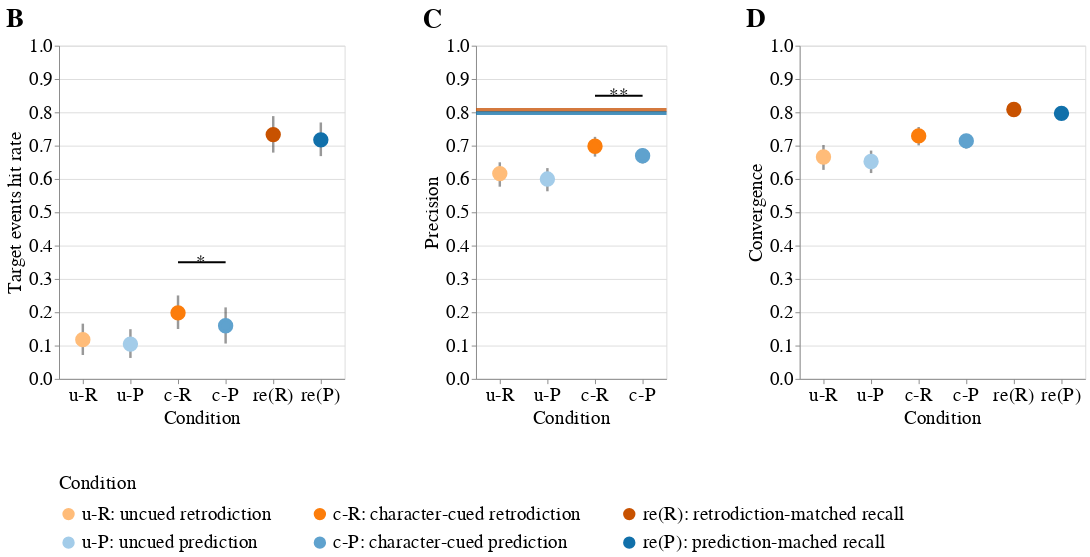

Notebook cell for this chart:
### Code cell
data = cond_mean_ci.query(f"condition=={cond_3}")

base = alt.Chart(data).encode(
    alt.X(field='cond_short', type='nominal', sort=cond_pr_recall_short, 
          axis=alt.Axis(title='Condition', labelAngle=0)),
)

width_pre = 200
width_tar = width_pre*3/2

# # hit rate (binary)
# hit_point = prec_point.encode(
#     alt.Y('hit:Q', axis=alt.Axis(title='Hit rate'), scale=alt.Scale(domain=(0, 1))), 
#     tooltip='hit',
# )

# hit_error = prec_error_bar.encode(
#     y='ci0(hit_ci_lower)',
#     y2='ci1(hit_ci_upper)',  
# )

# hit_plot = (hit_error + hit_point).properties(width=250, height=350, title='A')

# # scenes hit
# scenes_point = prec_point.encode(
#     alt.Y('e_target:Q', axis=alt.Axis(title='Number of target events hit'), 
# #           scale=alt.Scale(domain=(0, 1))
#          ), 
#     tooltip='e_target',
# )

# scenes_error = prec_error_bar.encode(
#     y='ci0(e_target_ci_lower)',
#     y2='ci1(e_target_ci_upper)',  
# )
# scenes_plot = (scenes_error + scenes_point).properties(width=250, height=350, title='A')



# precision
prec_point = base.mark_circle(opacity=1, size=160, filled=True, strokeWidth=3.5).encode(
    alt.Y('res_1_simi_other_z_r:Q', axis=alt.Axis(title='Precision'), scale=alt.Scale(domain=(0, 1))), 
#     strokeWidth = alt.StrokeWidth('strokeWidth', legend=None),
    stroke = alt.Color('cond_long', scale=alt.Scale(domain=list(cond_long_3_map.values()), 
                                                    range=list(color_stroke_color_3_map.values()))),
    tooltip='res_1_simi_other_z_r',
    fill=alt.Color('cond_long', scale=alt.Scale(domain=list(cond_long_3_map.values()), 
                                                range=list(cond_color_3_map.values())),
                   legend=alt.Legend(direction='vertical', title="Condition"))
)

prec_error_bar = base.mark_rule(size=2.6, color='black', opacity=0.4).encode(
    y='ci0(res_1_simi_other_z_ci_lower_r)',
    y2='ci1(res_1_simi_other_z_ci_upper_r)',  
)

rule_r = alt.Chart(data).mark_rule(color=cond_color_map['r_recall'], size=4, opacity=0.3).encode(
    y='r_recall_res_1_simi_other_z_r'
)

rule_p = alt.Chart(data).mark_rule(color=cond_color_map['p_recall'], size=4, opacity=0.3).encode(
    y='p_recall_res_1_simi_other_z_r'
)

prec_plot = (prec_error_bar + prec_point + rule_r + rule_p).properties(width=width_pre, height=350, title='C').\
    transform_filter(alt.FieldOneOfPredicate(field='condition', oneOf=cond_pr)
)

# target hit rate
target_hit_rate = prec_point.encode(
    alt.Y('target_hit_rate:Q', axis=alt.Axis(title='Target events hit rate'), 
          scale=alt.Scale(domain=(0, 1))
         ), 
    tooltip='target_hit_rate',
)

target_hit_rate_error = prec_error_bar.encode(
    y='ci0(target_hit_rate_ci_lower)',
    y2='ci1(target_hit_rate_ci_upper)',  
)
target_plot = (target_hit_rate_error + target_hit_rate).properties(width=width_tar, height=350, title='B') # .\
    # transform_filter(alt.FieldOneOfPredicate(field='condition', oneOf=cond_pr)
#)

# convergence
conv_point = prec_point.encode(
    alt.Y('res_1_MD_z_r:Q', axis=alt.Axis(title='Convergence'), 
          scale=alt.Scale(domain=(0, 1))), 
    tooltip='res_1_MD_z_r',
)

conv_error = prec_error_bar.encode(
    y='ci0(res_1_MD_z_ci_lower_r)',
    y2='ci1(res_1_MD_z_ci_upper_r)',  
)

conv_plot = (conv_error + conv_point).properties(width=width_tar, height=350, title='D')

# sig
h1 = 0.35  # 0.28
h2 = 0.85  # 0.76
target_sig = pd.DataFrame({'cond_short': ['c-R'], 'x2': ['c-P'], 'y':[h1], 'text':['*']})
target_line = pd.DataFrame({'cond_short': ['c-R','c-P'], 'y':[h1]*2})
prec_sig = pd.DataFrame({'cond_short': ['c-R'], 'x2': ['c-P'], 'y':[h2], 'text':['**']})
prec_line = pd.DataFrame({'cond_short': ['c-R','c-P'], 'y':[h2]*2})

target_sig_line = alt.Chart(target_line).mark_line(strokeWidth=2, color='black').encode(
    alt.X(field='cond_short', type='nominal', sort=cond_pr_recall_short),
    y='y')

target_sig_text = alt.Chart(target_sig).mark_text(dx=24, fontSize=20).encode(   # dx=21
    alt.X(field='cond_short', type='nominal', sort=cond_pr_recall_short),
    y='y', text='text')

prec_sig_line = alt.Chart(prec_line).mark_line(strokeWidth=2, color='black').encode(
    alt.X(field='cond_short', type='nominal', sort=cond_pr_recall_short),
    y='y')

prec_sig_text = alt.Chart(prec_sig).mark_text(dx=25, fontSize=20).encode(       #dx=21
    alt.X(field='cond_short', type='nominal', sort=cond_pr_recall_short),
    y='y', text='text')



# # for denoting sig ***
# overlay = pd.DataFrame({'cond_short': ['R','P'], 'sig':[0.2,0.4], 'text':['    p','dfsdfsdfsdfsdfr']})
# line_test = alt.Chart(overlay).mark_line(color='red', strokeWidth=3).encode(x='cond_short:O', y='sig')
# text_test = alt.Chart(overlay).mark_text(color='blue', dx=4).encode(x='cond_short:O', y='sig', text='text')

p = (target_plot+target_sig_line+target_sig_text | prec_plot+prec_sig_line+prec_sig_text | conv_plot

).configure_legend(
    columns=3,
    columnPadding=40,
    symbolSize=100, 
    orient='none',
    legendX=0,
    legendY=450,
    symbolStrokeWidth=3,
    rowPadding=8,
    labelFontSize=20, 
    titleFontWeight='normal',
    titleFontSize=20,
    titlePadding=12,
    labelLimit=1000
).configure_axis(
    titleFontSize=20,
    labelFontSize=20,
    titleFontWeight='normal',
    labelFontWeight='normal',
).configure_concat(
    spacing=80
).configure_title(
    fontSize=28,
    anchor='start',
#     offset=20
)

p

### Figure 1 — Vega-Lite specification as saved in the notebook (floating-point values rounded to 4 significant figures)
{"config": {"view": {"continuousWidth": 400, "continuousHeight": 300}, "axis": {"labelFontSize": 20, "labelFontWeight": "normal", "titleFontSize": 20, "titleFontWeight": "normal"}, "concat": {"spacing": 80}, "legend": {"columnPadding": 40, "columns": 3, "labelFontSize": 20, "labelLimit": 1000, "legendX": 0, "legendY": 450, "orient": "none", "rowPadding": 8, "symbolSize": 100, "symbolStrokeWidth": 3, "titleFontSize": 20, "titleFontWeight": "normal", "titlePadding": 12}, "title": {"anchor": "start", "fontSize": 28}}, "hconcat": [{"layer": [{"mark": {"type": "rule", "color": "black", "opacity": 0.4, "size": 2.6}, "encoding": {"x": {"axis": {"labelAngle": 0, "title": "Condition"}, "field": "cond_short", "sort": ["u-R", "u-P", "c-R", "c-P", "c-RP", "c-PR", "re(R)", "re(P)"], "type": "nominal"}, "y": {"aggregate": "ci0", "field": "target_hit_rate_ci_lower", "type": "quantitative"}, "y2": {"aggregate": "ci1", "field": "target_hit_rate_ci_upper"}}}, {"mark": {"type": "circle", "filled": true, "opacity": 1, "size": 160, "strokeWidth": 3.5}, "encoding": {"fill": {"field": "cond_long", "legend": {"direction": "vertical", "title": "Condition"}, "scale": {"domain": ["u-R: uncued retrodiction", "u-P: uncued prediction", "c-R: character-cued retrodiction", "c-P: character-cued prediction", "re(R): retrodiction-matched recall", "re(P): prediction-mached recall"], "range": ["#ffbc79", "#a3cce9", "#fc7d0b", "#5fa2ce", "#c85200", "#1170aa"]}, "type": "nominal"}, "stroke": {"field": "cond_long", "scale": {"domain": ["u-R: uncued retrodiction", "u-P: uncued prediction", "c-R: character-cued retrodiction", "c-P: character-cued prediction", "re(R): retrodiction-matched recall", "re(P): prediction-mached recall"], "range": ["#ffbc79", "#a3cce9", "#fc7d0b", "#5fa2ce", "#c85200", "#1170aa"]}, "type": "nominal"}, "tooltip": {"field": "target_hit_rate", "type": "quantitative"}, "x": {"axis": {"labelAngle": 0, "title": "Condition"}, "field": "cond_short", "sort": ["u-R", "u-P", "c-R", "c-P", "c-RP", "c-PR", "re(R)", "re(P)"], "type": "nominal"}, "y": {"axis": {"title": "Target events hit rate"}, "field": "target_hit_rate", "scale": {"domain": [0, 1]}, "type": "quantitative"}}}, {"data": {"name": "data-4ba7087c0cebb7e3fcabc10cd06dc85c"}, "mark": {"type": "line", "color": "black", "strokeWidth": 2}, "encoding": {"x": {"field": "cond_short", "sort": ["u-R", "u-P", "c-R", "c-P", "c-RP", "c-PR", "re(R)", "re(P)"], "type": "nominal"}, "y": {"field": "y", "type": "quantitative"}}}, {"data": {"name": "data-2a773f4c0cda19f3843d172e84689767"}, "mark": {"type": "text", "dx": 24, "fontSize": 20}, "encoding": {"text": {"field": "text", "type": "nominal"}, "x": {"field": "cond_short", "sort": ["u-R", "u-P", "c-R", "c-P", "c-RP", "c-PR", "re(R)", "re(P)"], "type": "nominal"}, "y": {"field": "y", "type": "quantitative"}}}], "height": 350, "title": "B", "width": 300.0}, {"layer": [{"mark": {"type": "rule", "color": "black", "opacity": 0.4, "size": 2.6}, "encoding": {"x": {"axis": {"labelAngle": 0, "title": "Condition"}, "field": "cond_short", "sort": ["u-R", "u-P", "c-R", "c-P", "c-RP", "c-PR", "re(R)", "re(P)"], "type": "nominal"}, "y": {"aggregate": "ci0", "field": "res_1_simi_other_z_ci_lower_r", "type": "quantitative"}, "y2": {"aggregate": "ci1", "field": "res_1_simi_other_z_ci_upper_r"}}}, {"mark": {"type": "circle", "filled": true, "opacity": 1, "size": 160, "strokeWidth": 3.5}, "encoding": {"fill": {"field": "cond_long", "legend": {"direction": "vertical", "title": "Condition"}, "scale": {"domain": ["u-R: uncued retrodiction", "u-P: uncued prediction", "c-R: character-cued retrodiction", "c-P: character-cued prediction", "re(R): retrodiction-matched recall", "re(P): prediction-mached recall"], "range": ["#ffbc79", "#a3cce9", "#fc7d0b", "#5fa2ce", "#c85200", "#1170aa"]}, "type": "nominal"}, "stroke": {"field": "cond_long", "scale": {"domain": ["u-R: uncued retrodiction", "u-P: uncued prediction", "c-R: character-cued retrodiction", "c-P: character-cued prediction", "re(R): retrodiction-matched recall", "re(P): prediction-mached recall"], "range": ["#ffbc79", "#a3cce9", "#fc7d0b", "#5fa2ce", "#c85200", "#1170aa"]}, "type": "nominal"}, "tooltip": {"field": "res_1_simi_other_z_r", "type": "quantitative"}, "x": {"axis": {"labelAngle": 0, "title": "Condition"}, "field": "cond_short", "sort": ["u-R", "u-P", "c-R", "c-P", "c-RP", "c-PR", "re(R)", "re(P)"], "type": "nominal"}, "y": {"axis": {"title": "Precision"}, "field": "res_1_simi_other_z_r", "scale": {"domain": [0, 1]}, "type": "quantitative"}}}, {"mark": {"type": "rule", "color": "#c85200", "opacity": 0.3, "size": 4}, "encoding": {"y": {"field": "r_recall_res_1_simi_other_z_r", "type": "quantitative"}}}, {"mark": {"type": "rule", "color": "#1170aa", "opacity": 0.3, "size": 4}, "encoding": {"y": {"field": "p_recall_res_1_simi_other_z_r", "type": "quantitative"}}}, {"data": {"name": "data-69eb8e00fccab32693ea371a58078f6a"}, "mark": {"type": "line", "color": "black", "strokeWidth": 2}, "encoding": {"x": {"field": "cond_short", "sort": ["u-R", "u-P", "c-R", "c-P", "c-RP", "c-PR", "re(R)", "re(P)"], "type": "nominal"}, "y": {"field": "y", "type": "quantitative"}}}, {"data": {"name": "data-6a3f2d731fe70aaec49f1a22ed91f098"}, "mark": {"type": "text", "dx": 25, "fontSize": 20}, "encoding": {"text": {"field": "text", "type": "nominal"}, "x": {"field": "cond_short", "sort": ["u-R", "u-P", "c-R", "c-P", "c-RP", "c-PR", "re(R)", "re(P)"], "type": "nominal"}, "y": {"field": "y", "type": "quantitative"}}}], "height": 350, "title": "C", "transform": [{"filter": {"field": "condition", "oneOf": ["r0", "p0", "r", "p"]}}], "width": 200}, {"layer": [{"mark": {"type": "rule", "color": "black", "opacity": 0.4, "size": 2.6}, "encoding": {"x": {"axis": {"labelAngle": 0, "title": "Condition"}, "field": "cond_short", "sort": ["u-R", "u-P", "c-R", "c-P", "c-RP", "c-PR", "re(R)", "re(P)"], "type": "nominal"}, "y": {"aggregate": "ci0", "field": "res_1_MD_z_ci_lower_r", "type": "quantitative"}, "y2": {"aggregate": "ci1", "field": "res_1_MD_z_ci_upper_r"}}}, {"mark": {"type": "circle", "filled": true, "opacity": 1, "size": 160, "strokeWidth": 3.5}, "encoding": {"fill": {"field": "cond_long", "legend": {"direction": "vertical", "title": "Condition"}, "scale": {"domain": ["u-R: uncued retrodiction", "u-P: uncued prediction", "c-R: character-cued retrodiction", "c-P: character-cued prediction", "re(R): retrodiction-matched recall", "re(P): prediction-mached recall"], "range": ["#ffbc79", "#a3cce9", "#fc7d0b", "#5fa2ce", "#c85200", "#1170aa"]}, "type": "nominal"}, "stroke": {"field": "cond_long", "scale": {"domain": ["u-R: uncued retrodiction", "u-P: uncued prediction", "c-R: character-cued retrodiction", "c-P: character-cued prediction", "re(R): retrodiction-matched recall", "re(P): prediction-mached recall"], "range": ["#ffbc79", "#a3cce9", "#fc7d0b", "#5fa2ce", "#c85200", "#1170aa"]}, "type": "nominal"}, "tooltip": {"field": "res_1_MD_z_r", "type": "quantitative"}, "x": {"axis": {"labelAngle": 0, "title": "Condition"}, "field": "cond_short", "sort": ["u-R", "u-P", "c-R", "c-P", "c-RP", "c-PR", "re(R)", "re(P)"], "type": "nominal"}, "y": {"axis": {"title": "Convergence"}, "field": "res_1_MD_z_r", "scale": {"domain": [0, 1]}, "type": "quantitative"}}}], "height": 350, "title": "D", "width": 300.0}], "data": {"name": "data-7845fc4521896fc14efb75db42bd507b"}, "$schema": "https://vega.github.io/schema/vega-lite/v4.17.0.json", "datasets": {"data-7845fc4521896fc14efb75db42bd507b": [{"condition": "p", "hit": 0.5585, "hit_ci_lower": 0.382, "hit_ci_upper": 0.7239, "e_target": 0.9089, "e_target_ci_lower": 0.6163, "e_target_ci_upper": 1.205, "target_hit_rate": 0.1594, "target_hit_rate_ci_lower": 0.1061, "target_hit_rate_ci_upper": 0.2146, "res_1_simi_other_z": 0.8104, "res_1_simi_other_z_ci_lower": 0.7692, "res_1_simi_other_z_ci_upper": 0.8517, "res_1_simi_self_z": 0.8397, "res_1_simi_self_z_ci_lower": 0.798, "res_1_simi_self_z_ci_upper": 0.8816, "res_1_MD_z": 0.8959, "res_1_MD_z_ci_lower": 0.85, "res_1_MD_z_ci_upper": 0.9402, "target_hit_rate_r": 0.1581, "target_hit_rate_ci_lower_r": 0.1057, "target_hit_rate_ci_upper_r": 0.2114, "res_1_simi_other_z_r": 0.6698, "res_1_simi_other_z_ci_lower_r": 0.6465, "res_1_simi_other_z_ci_upper_r": 0.692, "res_1_simi_self_z_r": 0.6857, "res_1_simi_self_z_ci_lower_r": 0.6629, "res_1_simi_self_z_ci_upper_r": 0.7072, "res_1_MD_z_r": 0.7143, "res_1_MD_z_ci_lower_r": 0.6911, "res_1_MD_z_ci_upper_r": 0.7353, "r_recall_res_1_simi_other_z_r": 0.807, "p_recall_res_1_simi_other_z_r": 0.7977, "cond_short": "c-P", "cond_long": "c-P: character-cued prediction", "res_1_simi_self_z_r_range": 0.04432}, {"condition": "p0", "hit": 0.42, "hit_ci_lower": 0.2654, "hit_ci_upper": 0.5737, "e_target": 0.6188, "e_target_ci_lower": 0.3612, "e_target_ci_upper": 0.9072, "target_hit_rate": 0.1045, "target_hit_rate_ci_lower": 0.06288, "target_hit_rate_ci_upper": 0.1492, "res_1_simi_other_z": 0.6927, "res_1_simi_other_z_ci_lower": 0.6373, "res_1_simi_other_z_ci_upper": 0.7458, "res_1_simi_self_z": 0.7214, "res_1_simi_self_z_ci_lower": 0.6633, "res_1_simi_self_z_ci_upper": 0.7777, "res_1_MD_z": 0.7799, "res_1_MD_z_ci_lower": 0.7213, "res_1_MD_z_ci_upper": 0.8389, "target_hit_rate_r": 0.1041, "target_hit_rate_ci_lower_r": 0.0628, "target_hit_rate_ci_upper_r": 0.1481, "res_1_simi_other_z_r": 0.5997, "res_1_simi_other_z_ci_lower_r": 0.5631, "res_1_simi_other_z_ci_upper_r": 0.6327, "res_1_simi_self_z_r": 0.6178, "res_1_simi_self_z_ci_lower_r": 0.5805, "res_1_simi_self_z_ci_upper_r": 0.6514, "res_1_MD_z_r": 0.6526, "res_1_MD_z_ci_lower_r": 0.6177, "res_1_MD_z_ci_upper_r": 0.6852, "r_recall_res_1_simi_other_z_r": 0.807, "p_recall_res_1_simi_other_z_r": 0.7977, "cond_short": "u-P", "cond_long": "u-P: uncued prediction", "res_1_simi_self_z_r_range": 0.07082}, {"condition": "p_recall", "hit": 0.0, "hit_ci_lower": 0.0, "hit_ci_upper": 0.0, "e_target": 4.081, "e_target_ci_lower": 3.623, "e_target_ci_upper": 4.535, "target_hit_rate": 0.7175, "target_hit_rate_ci_lower": 0.6686, "target_hit_rate_ci_upper": 0.7696, "res_1_simi_other_z": 1.092, "res_1_simi_other_z_ci_lower": 1.052, "res_1_simi_other_z_ci_upper": 1.134, "res_1_simi_self_z": null, "res_1_simi_self_z_ci_lower": null, "res_1_simi_self_z_ci_upper": null, "res_1_MD_z": 1.09, "res_1_MD_z_ci_lower": 1.051, "res_1_MD_z_ci_upper": 1.131, "target_hit_rate_r": 0.6154, "target_hit_rate_ci_lower_r": 0.5841, "target_hit_rate_ci_upper_r": 0.6467, "res_1_simi_other_z_r": 0.7977, "res_1_simi_other_z_ci_lower_r": 0.7828, "res_1_simi_other_z_ci_upper_r": 0.8124, "res_1_simi_self_z_r": null, "res_1_simi_self_z_ci_lower_r": null, "res_1_simi_self_z_ci_upper_r": null, "res_1_MD_z_r": 0.7969, "res_1_MD_z_ci_lower_r": 0.782, "res_1_MD_z_ci_upper_r": 0.8112, "r_recall_res_1_simi_other_z_r": 0.807, "p_recall_res_1_simi_other_z_r": 0.7977, "cond_short": "re(P)", "cond_long": "re(P): prediction-mached recall", "res_1_simi_self_z_r_range": null}, {"condition": "r", "hit": 0.6129, "hit_ci_lower": 0.4877, "hit_ci_upper": 0.7366, "e_target": 1.117, "e_target_ci_lower": 0.8115, "e_target_ci_upper": 1.441, "target_hit_rate": 0.1982, "target_hit_rate_ci_lower": 0.1498, "target_hit_rate_ci_upper": 0.2505, "res_1_simi_other_z": 0.864, "res_1_simi_other_z_ci_lower": 0.8055, "res_1_simi_other_z_ci_upper": 0.9211, "res_1_simi_self_z": 0.8924, "res_1_simi_self_z_ci_lower": 0.8309, "res_1_simi_self_z_ci_upper": 0.9533, "res_1_MD_z": 0.9272, "res_1_MD_z_ci_lower": 0.869, "res_1_MD_z_ci_upper": 0.9867, "target_hit_rate_r": 0.1957, "target_hit_rate_ci_lower_r": 0.1487, "target_hit_rate_ci_upper_r": 0.2454, "res_1_simi_other_z_r": 0.6983, "res_1_simi_other_z_ci_lower_r": 0.6671, "res_1_simi_other_z_ci_upper_r": 0.7264, "res_1_simi_self_z_r": 0.7126, "res_1_simi_self_z_ci_lower_r": 0.681, "res_1_simi_self_z_ci_upper_r": 0.7413, "res_1_MD_z_r": 0.7293, "res_1_MD_z_ci_lower_r": 0.7008, "res_1_MD_z_ci_upper_r": 0.7559, "r_recall_res_1_simi_other_z_r": 0.807, "p_recall_res_1_simi_other_z_r": 0.7977, "cond_short": "c-R", "cond_long": "c-R: character-cued retrodiction", "res_1_simi_self_z_r_range": 0.06033}, {"condition": "r0", "hit": 0.3812, "hit_ci_lower": 0.2487, "hit_ci_upper": 0.5112, "e_target": 0.6794, "e_target_ci_lower": 0.385, "e_target_ci_upper": 1.006, "target_hit_rate": 0.1178, "target_hit_rate_ci_lower": 0.07177, "target_hit_rate_ci_upper": 0.1658, "res_1_simi_other_z": 0.7188, "res_1_simi_other_z_ci_lower": 0.6577, "res_1_simi_other_z_ci_upper": 0.7754, "res_1_simi_self_z": 0.7332, "res_1_simi_self_z_ci_lower": 0.6678, "res_1_simi_self_z_ci_upper": 0.7991, "res_1_MD_z": 0.8033, "res_1_MD_z_ci_lower": 0.7369, "res_1_MD_z_ci_upper": 0.8714, "target_hit_rate_r": 0.1173, "target_hit_rate_ci_lower_r": 0.07164, "target_hit_rate_ci_upper_r": 0.1643, "res_1_simi_other_z_r": 0.6162, "res_1_simi_other_z_ci_lower_r": 0.5768, "res_1_simi_other_z_ci_upper_r": 0.6501, "res_1_simi_self_z_r": 0.625, "res_1_simi_self_z_ci_lower_r": 0.5835, "res_1_simi_self_z_ci_upper_r": 0.6635, "res_1_MD_z_r": 0.6659, "res_1_MD_z_ci_lower_r": 0.6273, "res_1_MD_z_ci_upper_r": 0.7021, "r_recall_res_1_simi_other_z_r": 0.807, "p_recall_res_1_simi_other_z_r": 0.7977, "cond_short": "u-R", "cond_long": "u-R: uncued retrodiction", "res_1_simi_self_z_r_range": 0.07999}, {"condition": "r_recall", "hit": 0.0, "hit_ci_lower": 0.0, "hit_ci_upper": 0.0, "e_target": 4.16, "e_target_ci_lower": 3.689, "e_target_ci_upper": 4.643, "target_hit_rate": 0.7331, "target_hit_rate_ci_lower": 0.6791, "target_hit_rate_ci_upper": 0.7887, "res_1_simi_other_z": 1.118, "res_1_simi_other_z_ci_lower": 1.079, "res_1_simi_other_z_ci_upper": 1.159, "res_1_simi_self_z": null, "res_1_simi_self_z_ci_lower": null, "res_1_simi_self_z_ci_upper": null, "res_1_MD_z": 1.123, "res_1_MD_z_ci_lower": 1.084, "res_1_MD_z_ci_upper": 1.165, "target_hit_rate_r": 0.625, "target_hit_rate_ci_lower_r": 0.591, "target_hit_rate_ci_upper_r": 0.6577, "res_1_simi_other_z_r": 0.807, "res_1_simi_other_z_ci_lower_r": 0.7929, "res_1_simi_other_z_ci_upper_r": 0.8208, "res_1_simi_self_z_r": null, "res_1_simi_self_z_ci_lower_r": null, "res_1_simi_self_z_ci_upper_r": null, "res_1_MD_z_r": 0.8087, "res_1_MD_z_ci_lower_r": 0.7945, "res_1_MD_z_ci_upper_r": 0.8226, "r_recall_res_1_simi_other_z_r": 0.807, "p_recall_res_1_simi_other_z_r": 0.7977, "cond_short": "re(R)", "cond_long": "re(R): retrodiction-matched recall", "res_1_simi_self_z_r_range": null}], "data-4ba7087c0cebb7e3fcabc10cd06dc85c": [{"cond_short": "c-R", "y": 0.35}, {"cond_short": "c-P", "y": 0.35}], "data-2a773f4c0cda19f3843d172e84689767": [{"cond_short": "c-R", "x2": "c-P", "y": 0.35, "text": "*"}], "data-69eb8e00fccab32693ea371a58078f6a": [{"cond_short": "c-R", "y": 0.85}, {"cond_short": "c-P", "y": 0.85}], "data-6a3f2d731fe70aaec49f1a22ed91f098": [{"cond_short": "c-R", "x2": "c-P", "y": 0.85, "text": "**"}]}}
